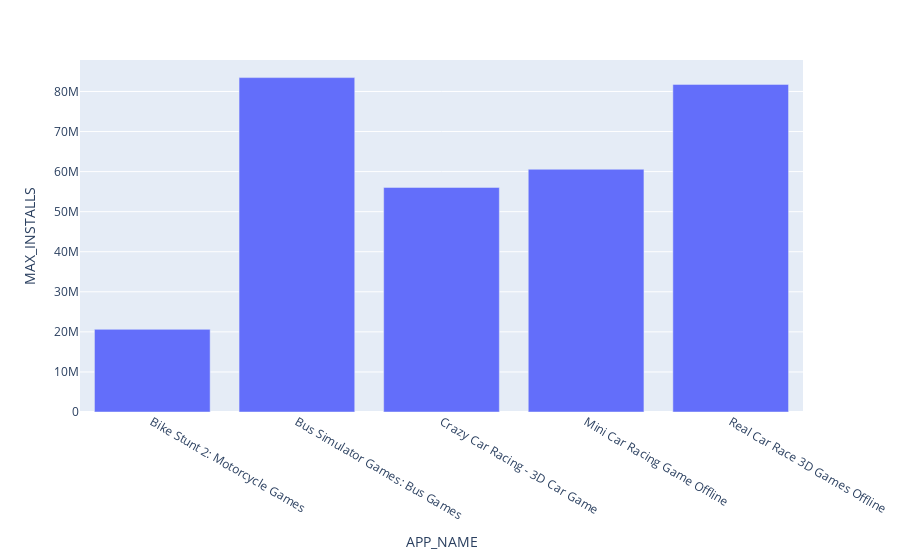

This figure's notebook cell:
### Code cell
fig = px.bar(oman, x='APP_NAME', y='MAX_INSTALLS')
fig.show()

### Figure 1 — Plotly figure (JSON) as saved in the notebook; plotly's stock layout.template omitted (floating-point values rounded to 4 significant figures)
{"data": [{"alignmentgroup": "True", "hovertemplate": "APP_NAME=%{x}<br>MAX_INSTALLS=%{y}<extra></extra>", "legendgroup": "", "marker": {"color": "#636efa", "pattern": {"shape": ""}}, "name": "", "offsetgroup": "", "orientation": "v", "showlegend": false, "textposition": "auto", "type": "bar", "x": ["Bike Stunt 2: Motorcycle Games", "Bus Simulator Games: Bus Games", "Crazy Car Racing - 3D Car Game", "Mini Car Racing Game Offline", "Real Car Race 3D Games Offline"], "xaxis": "x", "y": [20628183, 83464683, 56060303, 60585267, 81769890], "yaxis": "y"}], "layout": {"barmode": "relative", "legend": {"tracegroupgap": 0}, "margin": {"t": 60}, "xaxis": {"anchor": "y", "domain": [0, 1], "title": {"text": "APP_NAME"}}, "yaxis": {"anchor": "x", "domain": [0, 1], "title": {"text": "MAX_INSTALLS"}}}}
